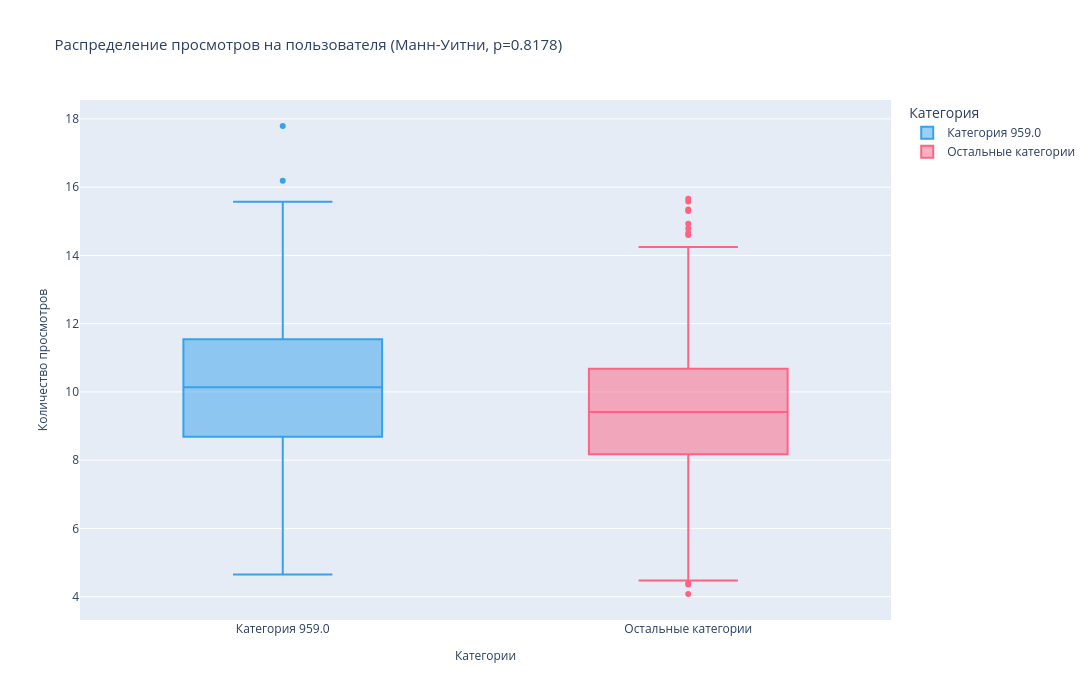

The notebook cell this image was saved under:
### Markdown cell above
Построим графики проведённого $U$-теста, чтобы наглядно показать результаты:

### Code cell
# Создаём DataFrame с рассчитанными данными для построения графика
data = pd.DataFrame(
    {
        'Категория': ['Категория 959.0'] * 1000 + ['Остальные категории'] * 1000,
        'Просмотры': list(np.random.normal(10, 2, 1000)) + list(np.random.normal(9.5, 2, 1000))
    }
)





# Задаём заглавие для графика
print('\n')
print('-' * 110)
print('======================| Коробчатая диаграмма распределения просмотров на пользователя |======================')
print('-' * 110)

# Строим коробчатую диаграмму
fig = px.box(
    data, 
    x = 'Категория', 
    y = 'Просмотры', 
    color = 'Категория',
    title = 'Распределение просмотров на пользователя (Манн-Уитни, p=0.8178)',
    color_discrete_sequence = ['#36A2EB', '#FF6384']
)

# Настройка оформления
fig.update_layout(
    width = 1200,
    height = 700,
    yaxis_title = 'Количество просмотров', 
    xaxis_title = 'Категории',
    title_font_size = 15,
    xaxis_title_font_size = 12,
    yaxis_title_font_size = 12,
    showlegend = True
)

# Выводим график
fig.show()
print('-' * 110)

### Figure 1 — Plotly figure (JSON) as saved in the notebook; plotly's stock layout.template omitted (floating-point values rounded to 4 significant figures; data arrays with more than 128 entries replaced by an {"elided": "..."} marker saying what was removed)
{"data": [{"alignmentgroup": "True", "hovertemplate": "Категория=%{x}<br>Просмотры=%{y}<extra></extra>", "legendgroup": "Категория 959.0", "marker": {"color": "#36A2EB"}, "name": "Категория 959.0", "notched": false, "offsetgroup": "Категория 959.0", "orientation": "v", "showlegend": true, "type": "box", "x": {"elided": "1000 str values"}, "x0": " ", "xaxis": "x", "y": {"elided": "1000 float values"}, "y0": " ", "yaxis": "y"}, {"alignmentgroup": "True", "hovertemplate": "Категория=%{x}<br>Просмотры=%{y}<extra></extra>", "legendgroup": "Остальные категории", "marker": {"color": "#FF6384"}, "name": "Остальные категории", "notched": false, "offsetgroup": "Остальные категории", "orientation": "v", "showlegend": true, "type": "box", "x": {"elided": "1000 str values"}, "x0": " ", "xaxis": "x", "y": {"elided": "1000 float values"}, "y0": " ", "yaxis": "y"}], "layout": {"boxmode": "overlay", "height": 700, "legend": {"title": {"text": "Категория"}, "tracegroupgap": 0}, "showlegend": true, "title": {"font": {"size": 15}, "text": "Распределение просмотров на пользователя (Манн-Уитни, p=0.8178)"}, "width": 1200, "xaxis": {"anchor": "y", "categoryarray": ["Категория 959.0", "Остальные категории"], "categoryorder": "array", "domain": [0, 1], "title": {"font": {"size": 12}, "text": "Категории"}}, "yaxis": {"anchor": "x", "domain": [0, 1], "title": {"font": {"size": 12}, "text": "Количество просмотров"}}}}
